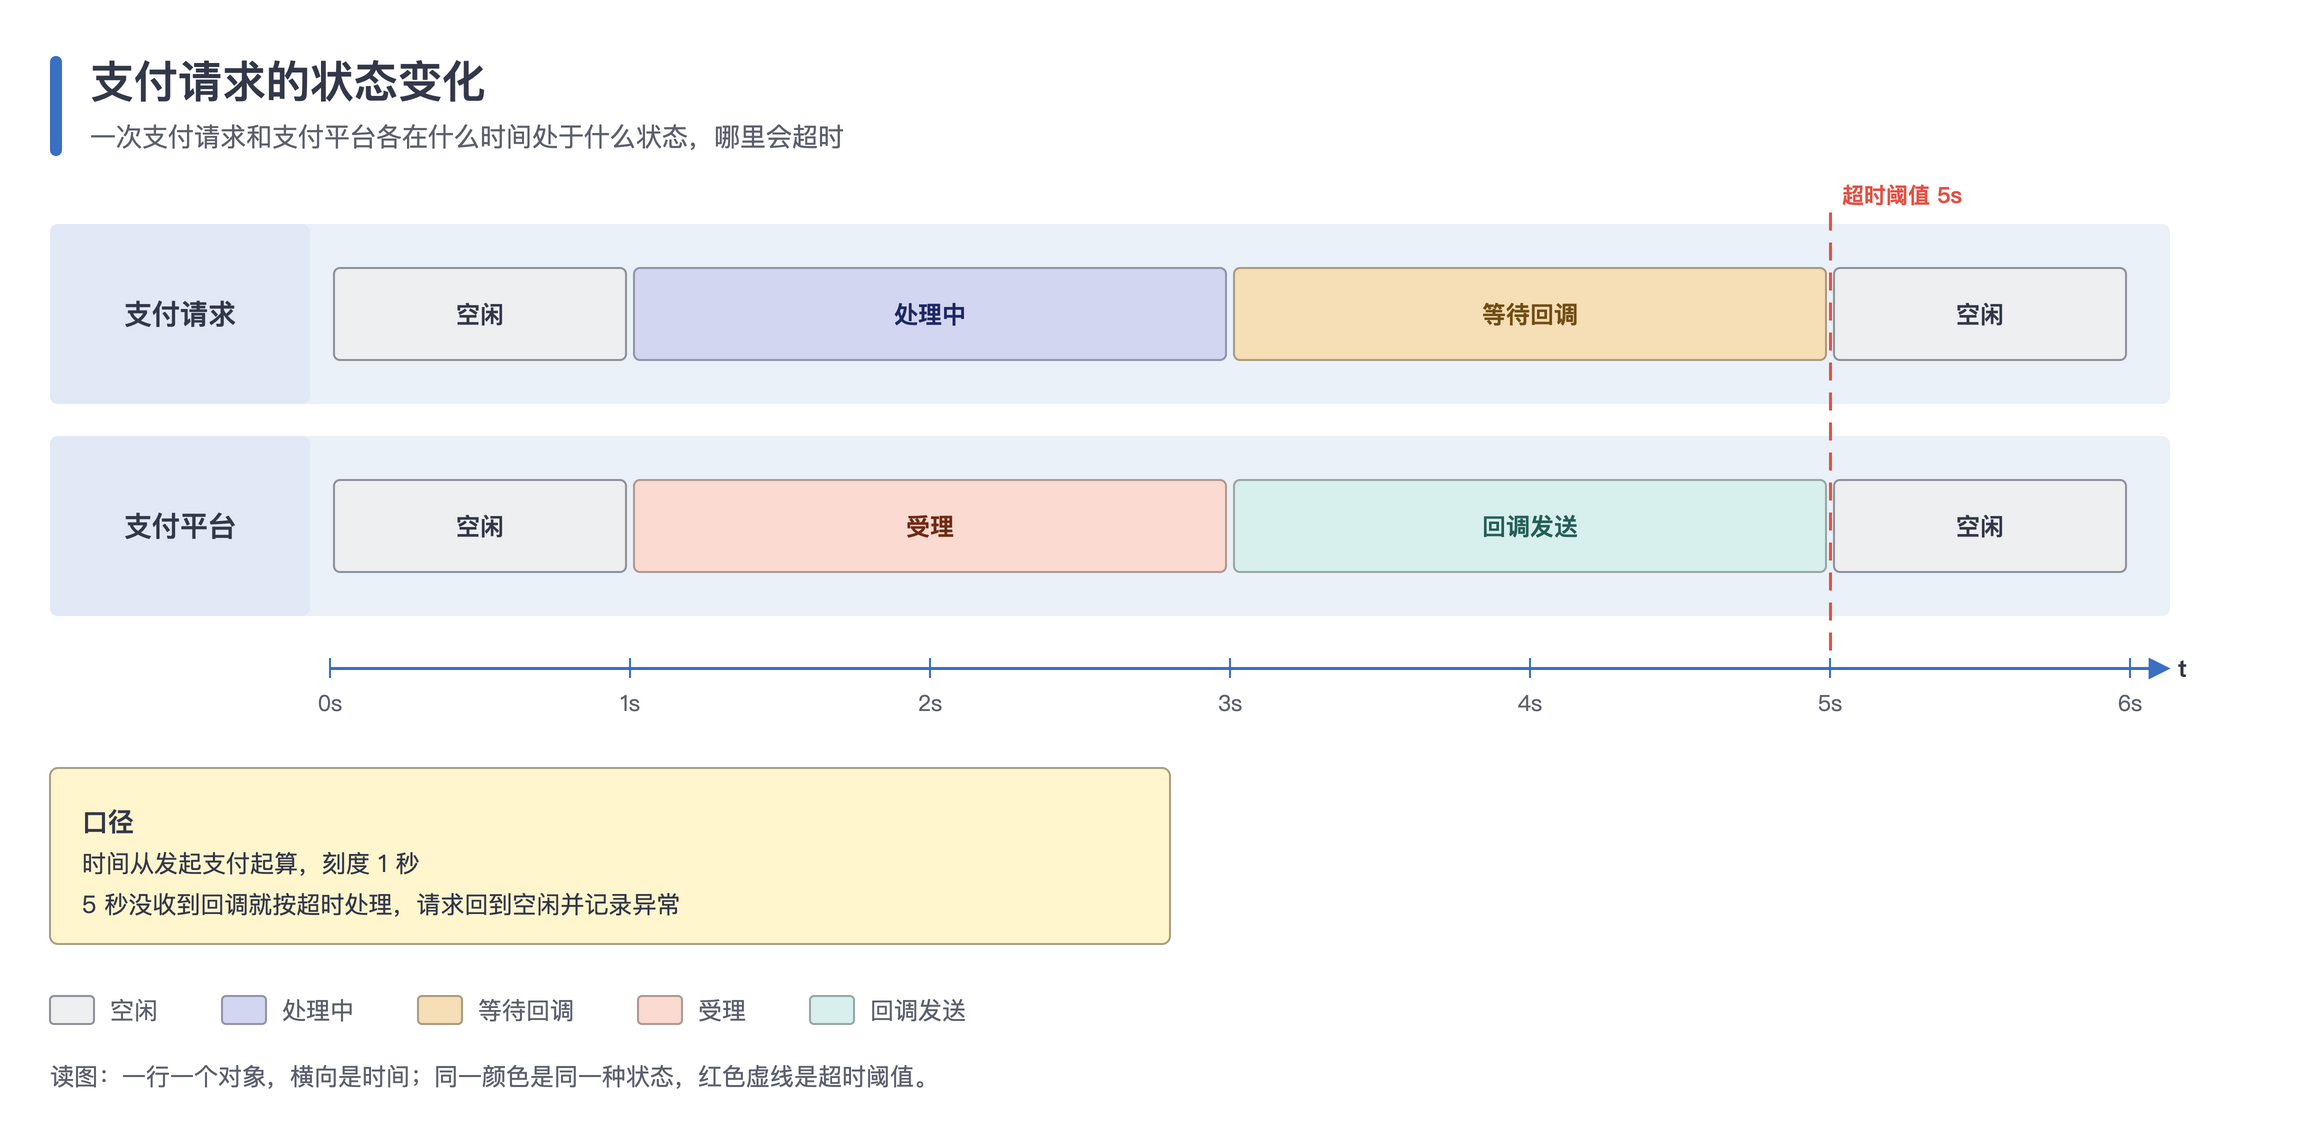

Write Python code to recreate this figure.
#!/usr/bin/env python3
"""时间图（UML）：每条生命线一行，状态段是横向矩形、宽度按时长，同一状态同一颜色；底部是统一的时间刻度。

用到：band 生命线行、rect 状态段、text、line 刻度轴与超时线、panel、legend、footer。
运行后在本目录生成 timing.drawio 和 timing.png。
"""
import os
import sys

HERE = os.path.dirname(os.path.abspath(__file__))
sys.path.insert(0, os.path.join(os.path.dirname(HERE), 'scripts'))
from drawio_kit import Diagram  # noqa: E402

MIN_SIDE = int(os.environ.get('DIAGRAM_MIN_SIDE', 4000))

d = Diagram('支付请求的状态变化', '一次支付请求和支付平台各在什么时间处于什么状态，哪里会超时')
X0, PX, Y0, RH = 180, 150, 120, 90  # 时间零点的 x、每秒像素、第一行 y、行高
STATE_ROLE = {'空闲': 'ext', '处理中': 'lav', '等待回调': 'apricot', '受理': 'peach', '回调发送': 'mint'}
LINES = [
    ('支付请求', [('空闲', 0, 1), ('处理中', 1, 3), ('等待回调', 3, 5), ('空闲', 5, 6)]),
    ('支付平台', [('空闲', 0, 1), ('受理', 1, 3), ('回调发送', 3, 5), ('空闲', 5, 6)]),
]
W = X0 + 6 * PX + 20 - 40
for i, (name, segs) in enumerate(LINES):
    y = Y0 + i * (RH + 16)
    d.band(40, y, W, RH, name)
    for state, t0, t1 in segs:
        fill, stroke, font = d.t.roles[STATE_ROLE[state]]
        d.rect(X0 + t0 * PX + 2, y + 22, (t1 - t0) * PX - 4, RH - 44, fill, stroke=stroke, extra='rounded=1;arcSize=6;absoluteArcSize=1;')
        d.text(X0 + t0 * PX, y + 22, (t1 - t0) * PX, RH - 44, state, size=12, color=font, bold=True, align='center')

# 时间刻度：每秒一格
AY = Y0 + 2 * (RH + 16) + 10
d.line(X0, AY, X0 + 6 * PX + 20, AY, width=1.5, arrow='block')
for s in range(7):
    x = X0 + s * PX
    d.line(x, AY - 5, x, AY + 5, width=1)
    d.text(x - 20, AY + 8, 40, 18, f'{s}s', size=11, color=d.t.muted, align='center')
d.text(X0 + 6 * PX + 24, AY - 9, 40, 18, 't', size=12, bold=True)
# 超时线
tx = X0 + 5 * PX
d.line(tx, Y0 - 6, tx, AY - 8, color=d.t.stroke('bad'), width=1.5, dashed=True)
d.text(tx + 6, Y0 - 24, 120, 18, '超时阈值 5s', size=11, color=d.t.stroke('bad'), bold=True)

y = d.panel(40, AY + 50, 560, '口径', ['时间从发起支付起算，刻度 1 秒', '5 秒没收到回调就按超时处理，请求回到空闲并记录异常'])
d.legend(40, y + 24, [('ext', '空闲'), ('lav', '处理中'), ('apricot', '等待回调'), ('peach', '受理'), ('mint', '回调发送')])
d.footer(40, y + 56, '读图：一行一个对象，横向是时间；同一颜色是同一种状态，红色虚线是超时阈值。')

name = os.path.join(HERE, 'timing')
d.save(name + '.drawio')
d.export(name + '.drawio', name + '.png', scale=d.scale_for(MIN_SIDE))
